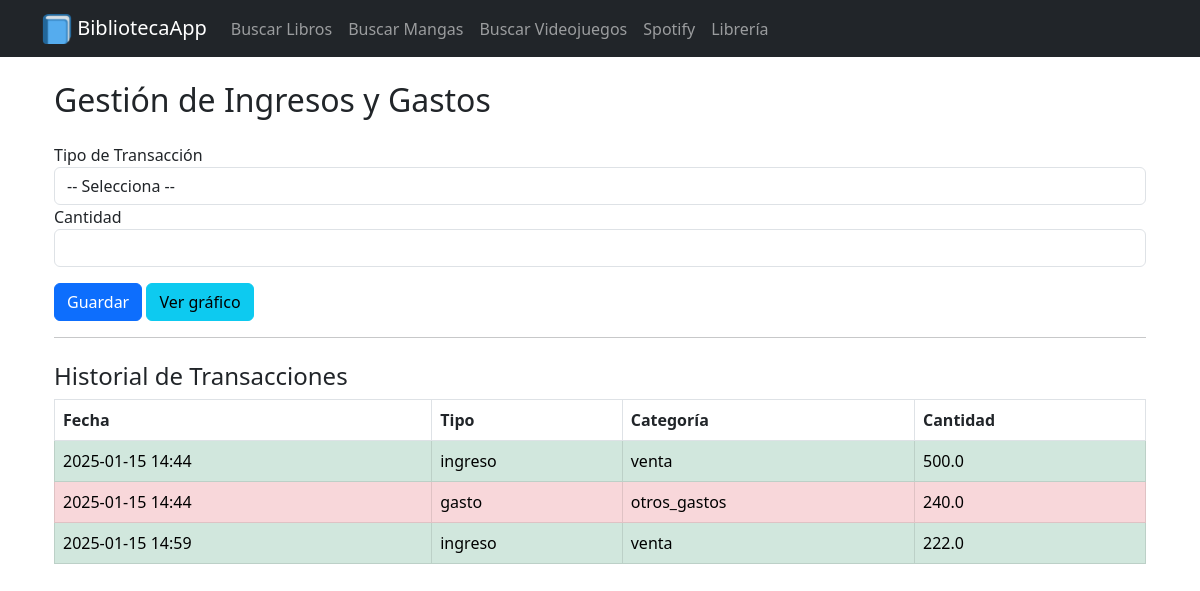
Before: /finanzas with the older database file.
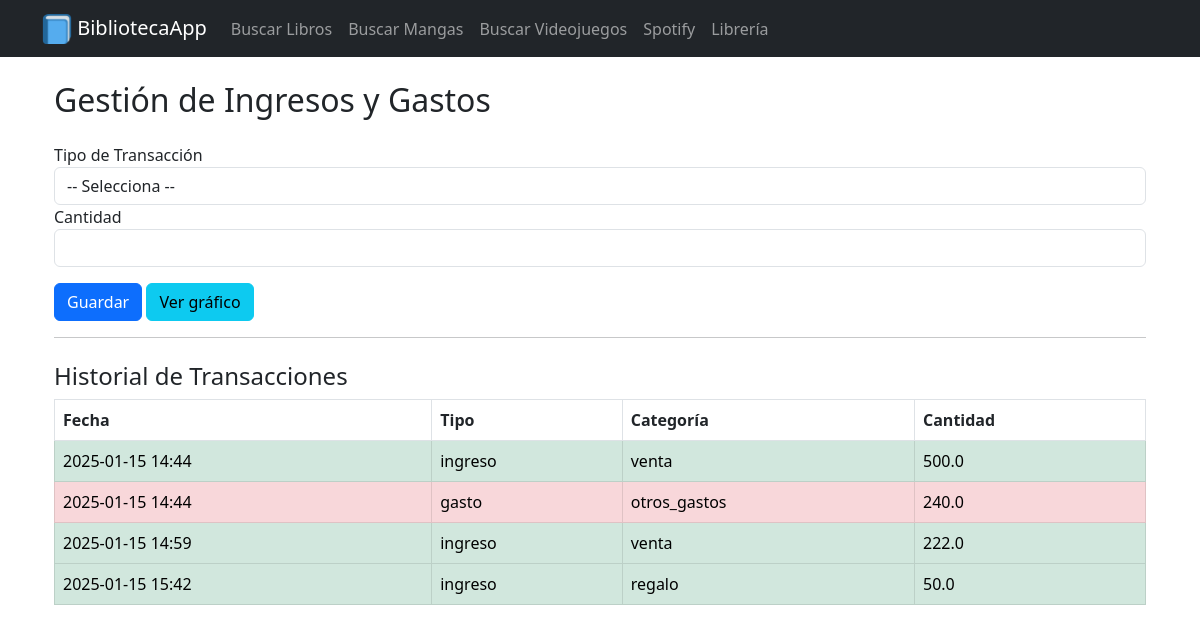
After: the same page with the newer database file.
### app/models.py (models this page shows, shortened)
class Transaction(db.Model):
    id = db.Column(db.Integer, primary_key=True)
    transaction_type = db.Column(db.String(10))  # "ingreso" o "gasto"
    category = db.Column(db.String(50))         # categoría según lo que elijas
    amount = db.Column(db.Float)
    date = db.Column(db.DateTime, default=datetime.utcnow)

### app/routes.py (the view, shortened to what this page needs)
@bp.route("/finanzas", methods=["GET", "POST"])
def finanzas():
    transactions = Transaction.query.all()
    return render_template(
        "finanzas.html",
        transactions=transactions
    )

### app/templates/finanzas.html (shortened to what this page needs)
{% extends "base.html" %}
{% block content %}
<div class="container my-4">
    <h2 class="mb-4">Gestión de Ingresos y Gastos</h2>
    <form method="POST" action="{{ url_for('routes.finanzas') }}">
        <div class="form-group">
            <label for="transaction_type">Tipo de Transacción</label>
            <select class="form-control" id="transaction_type" name="transaction_type" required>
                <option value="">-- Selecciona --</option>
            </select>
        </div>
        <div class="form-group">
            <label for="amount">Cantidad</label>
            <input type="number" step="0.01" class="form-control" id="amount" name="amount" required>
        </div>
        <button type="submit" class="btn btn-primary mt-3">Guardar</button>
        <a href="{{ url_for('routes.finanzas_grafico') }}" class="btn btn-info mt-3">Ver gráfico</a>
    </form>
    <hr>
    <h4 class="mt-4">Historial de Transacciones</h4>
    <table class="table table-bordered">
        <thead>
            <tr>
                <th>Fecha</th>
                <th>Tipo</th>
                <th>Categoría</th>
                <th>Cantidad</th>
            </tr>
        </thead>
        <tbody>
            {% for t in transactions %}
            <tr class="{% if t.transaction_type == 'gasto' %}table-danger{% else %}table-success{% endif %}">
                <td>{{ t.date.strftime("%Y-%m-%d %H:%M") }}</td>
                <td>{{ t.transaction_type }}</td>
                <td>{{ t.category }}</td>
                <td>{{ t.amount }}</td>
            </tr>
            {% endfor %}
        </tbody>
    </table>
</div>
{% endblock %}

### app/templates/base.html (shortened to what this page needs)
<!DOCTYPE html>
<html lang="en">
<head>
    <link rel="stylesheet" href="{{ url_for('static', filename='style.css') }}">
    <link href="https://cdn.jsdelivr.net/npm/bootstrap@5.3.0-alpha3/dist/css/bootstrap.min.css" rel="stylesheet">
    <link rel="stylesheet" href="https://cdnjs.cloudflare.com/ajax/libs/animate.css/4.1.1/animate.min.css">
</head>
<body>
    <nav class="navbar navbar-expand-lg navbar-dark bg-dark">
        <div class="container">
            <a class="navbar-brand" href="{{ url_for('routes.index') }}">
                <img src="{{ url_for('static', filename='favicon.png') }}" alt="Logo" width="30" height="30" class="d-inline-block align-text-top">
                BibliotecaApp
            </a>
            <div class="collapse navbar-collapse" id="navbarNav">
                <ul class="navbar-nav ml-auto">
                    <li class="nav-item">
                        <a class="nav-link" href="{{ url_for('routes.libros') }}">Buscar Libros</a>
                    </li>
                    <li class="nav-item">
                        <a class="nav-link" href="{{ url_for('routes.manga') }}">Buscar Mangas</a>
                    </li>
                    <li class="nav-item">
                        <a class="nav-link" href="{{ url_for('routes.games') }}">Buscar Videojuegos</a>
                    </li>
                    <li class="nav-item">
                        <a class="nav-link" href="{{ url_for('routes.spotify_login') }}">Spotify</a>
                    </li>
                    <li class="nav-item">
                        <a class="nav-link" href="{{ url_for('routes.library') }}">Librería</a>
                    </li>
                </ul>
            </div>
        </div>
    </nav>
    <div class="container mt-4">
        {% block content %}{% endblock %}
    </div>
</body>
</html>

### app/static/style.css (style rules this page uses)
body { background-color: #f8f9fa; color: #333; }
.btn-primary { background-color: #007bff; border: none; }
.btn-info { background-color: #17a2b8; border: none; }

Changed rows visible on the page:
added Transaction: date "2025-01-15 15:42", transaction_type "ingreso", category "regalo", amount "50.0"
